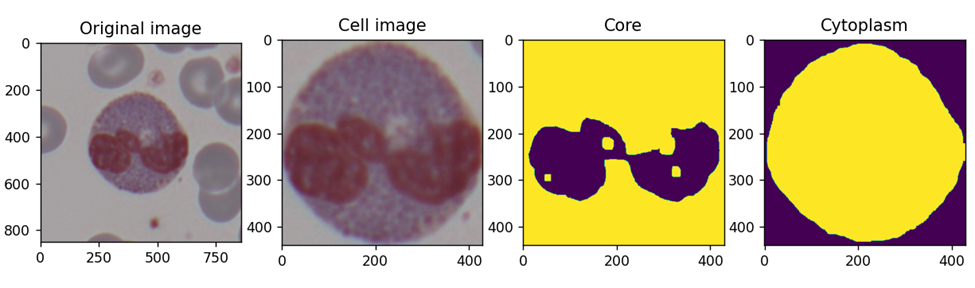
#> input picture img.png, 975 x 288 px
$ python -i functions.py   (imports and definitions only)
#> lines starting #> are read from the running program, lines starting #| are printed output that depends on the picture; after the words box and inside, x2 and y2 are one past the last pixel; in counts of white or black regions, pixels touching at a corner belong together
#> further down, picture is the input picture: shape (288, 975, 3); mean B, G, R 151.3, 184.2, 199.1
from config import *

# [83 lines left out: functions plot_images, find_countors_area, find_max_area, get_cell_img, claster_cell_img, not called in this run]


def wather_flow(img):
    object_img_gray = cv.cvtColor(img, cv.COLOR_BGR2GRAY)
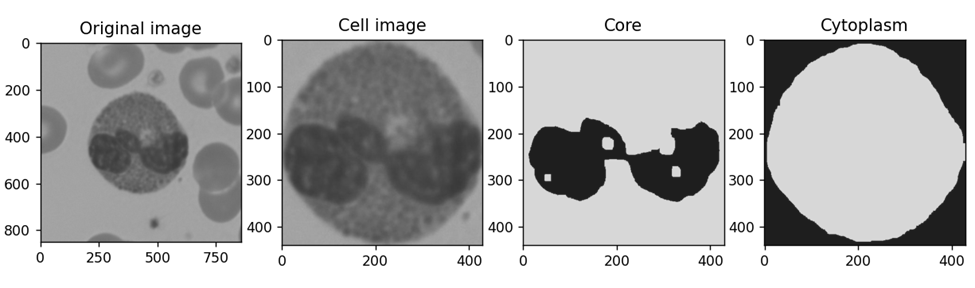
#> object_img_gray: shape (288, 975); min 0, max 255, mean 184.8
    ret, thresh = cv.threshold(object_img_gray, 0, 255, cv.THRESH_BINARY_INV + cv.THRESH_OTSU)
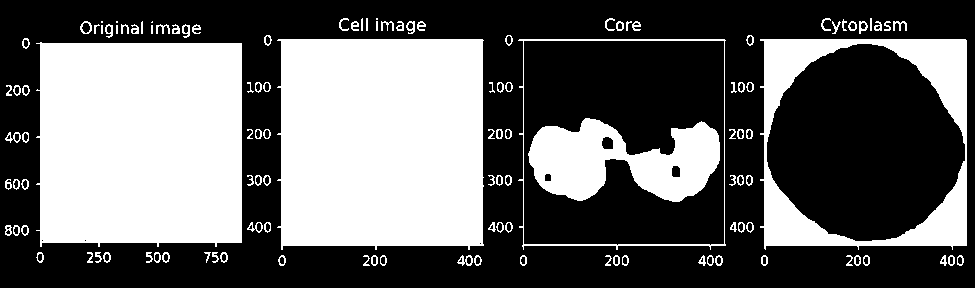
#> thresh: shape (288, 975); 39.7% white; 124 white regions (7 under 20 px), largest, box (x1, y1, x2, y2) and area: (277, 39, 484, 250) 41878, (36, 42, 242, 247) 40459, (760, 39, 967, 250) 13186
#> ret = 170
    kernel = np.ones((3, 3), np.uint8)
    opening = cv.morphologyEx(thresh, cv.MORPH_OPEN, kernel, iterations=2)
#> opening: shape (288, 975); 37.4% white; 5 white regions, box (x1, y1, x2, y2) and area: (281, 39, 483, 246) 41805, (40, 43, 242, 243) 40388, (529, 118, 720, 202) 9893, (764, 39, 967, 137) 7085, (764, 163, 967, 246) 5871
    # sure background area
    sure_bg = cv.dilate(opening, kernel, iterations=3)
#> sure_bg: shape (288, 975); 41.7% white; 5 white regions, box (x1, y1, x2, y2) and area: (278, 36, 486, 249) 44295, (37, 40, 245, 246) 42839, (526, 115, 723, 205) 12351, (761, 36, 970, 140) 9479, (761, 160, 970, 249) 8067
    # Finding sure foreground area
    dist_transform = cv.distanceTransform(opening, cv.DIST_L2, 5)
    ret, sure_fg = cv.threshold(dist_transform, 0.7 * dist_transform.max(), 255, 0)
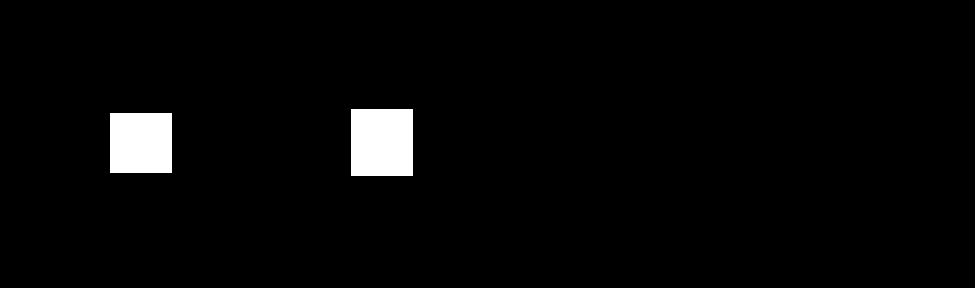
#> sure_fg: shape (288, 975) float32; 2.8% white; 2 white regions, box (x1, y1, x2, y2) and area: (351, 109, 413, 176) 4154, (110, 113, 172, 173) 3720
#> ret = 70.7
    # Finding unknown region
    sure_fg = np.uint8(sure_fg)
    unknown = cv.subtract(sure_bg, sure_fg)
    # Marker labelling
    ret, markers = cv.connectedComponents(sure_fg)
#> markers: shape (288, 975) int32; 3 distinct labels, from 0 to 2
#> ret = 3
    # Add one to all labels so that sure background is not 0, but 1
    markers = markers + 1
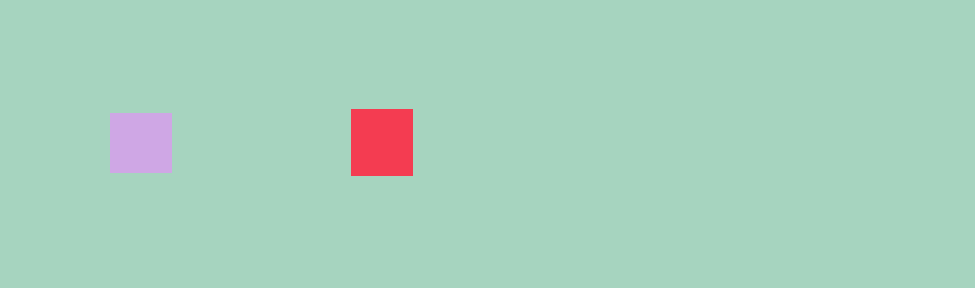
#> markers: shape (288, 975) int32; 3 distinct labels, from 1 to 3; one colour per label, 0 black
    # Now, mark the region of unknown with zero
    markers[unknown == 255] = 0
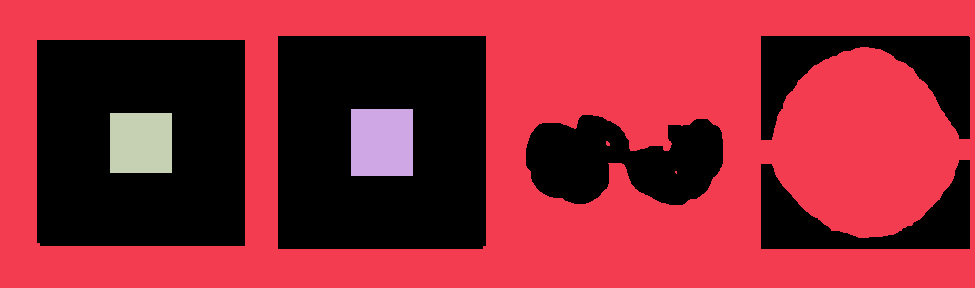
#> markers: shape (288, 975) int32; 4 distinct labels, from 0 to 3; one colour per label, 0 black
    markers = cv.watershed(img, markers)
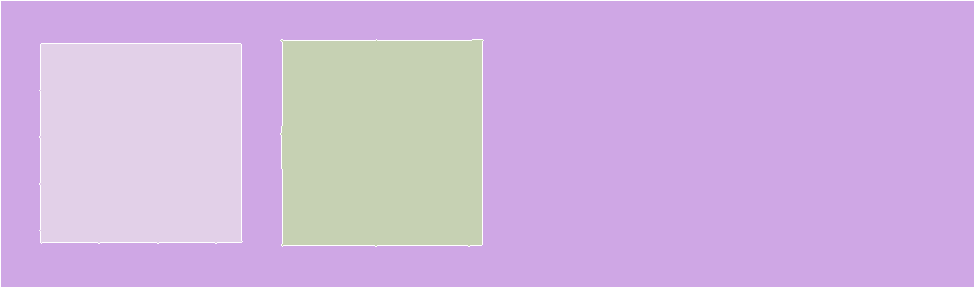
#> markers: shape (288, 975) int32; 4 distinct labels, from -1 to 3; one colour per label, 0 black, -1 white
    img[markers == -1] = [255, 0, 0]
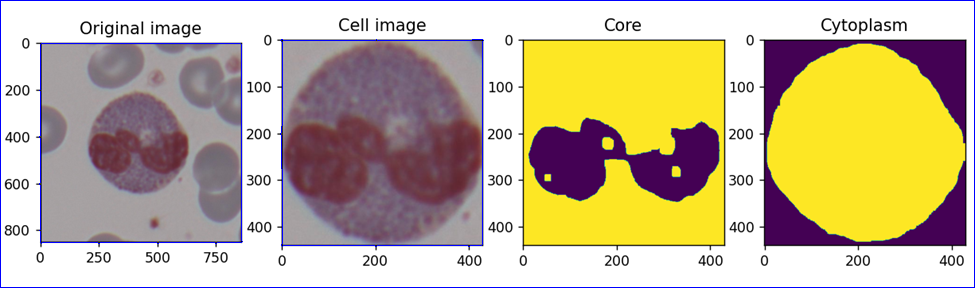
#> img: shape (288, 975, 3); 1.47% of pixels changed, all inside (x1, y1, x2, y2) = (0, 0, 975, 288)

>>> import cv2
>>> picture = cv2.imread('img.png')
>>> result = wather_flow(picture)
